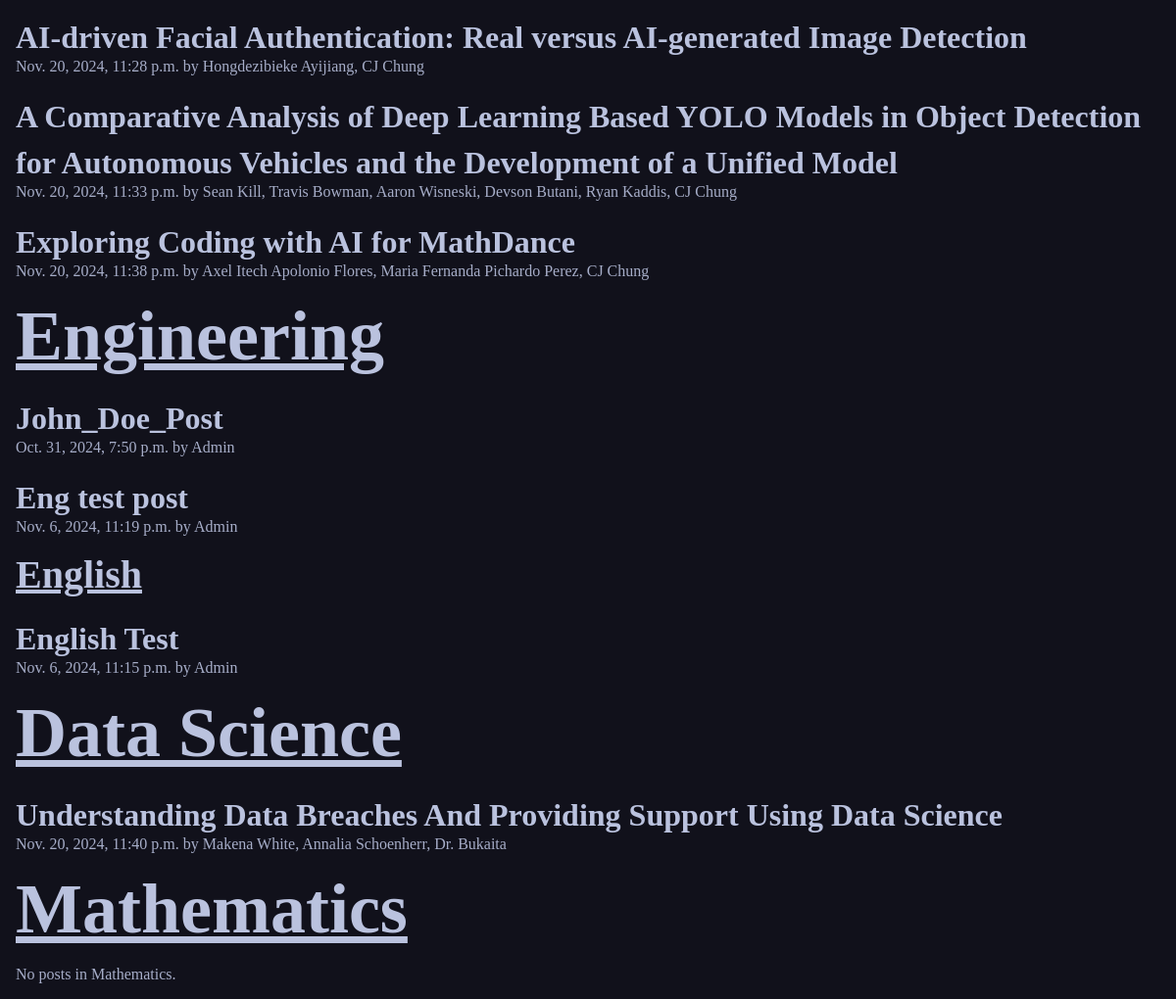
/posts/ (lower part), run on an earlier commit of the app's database.
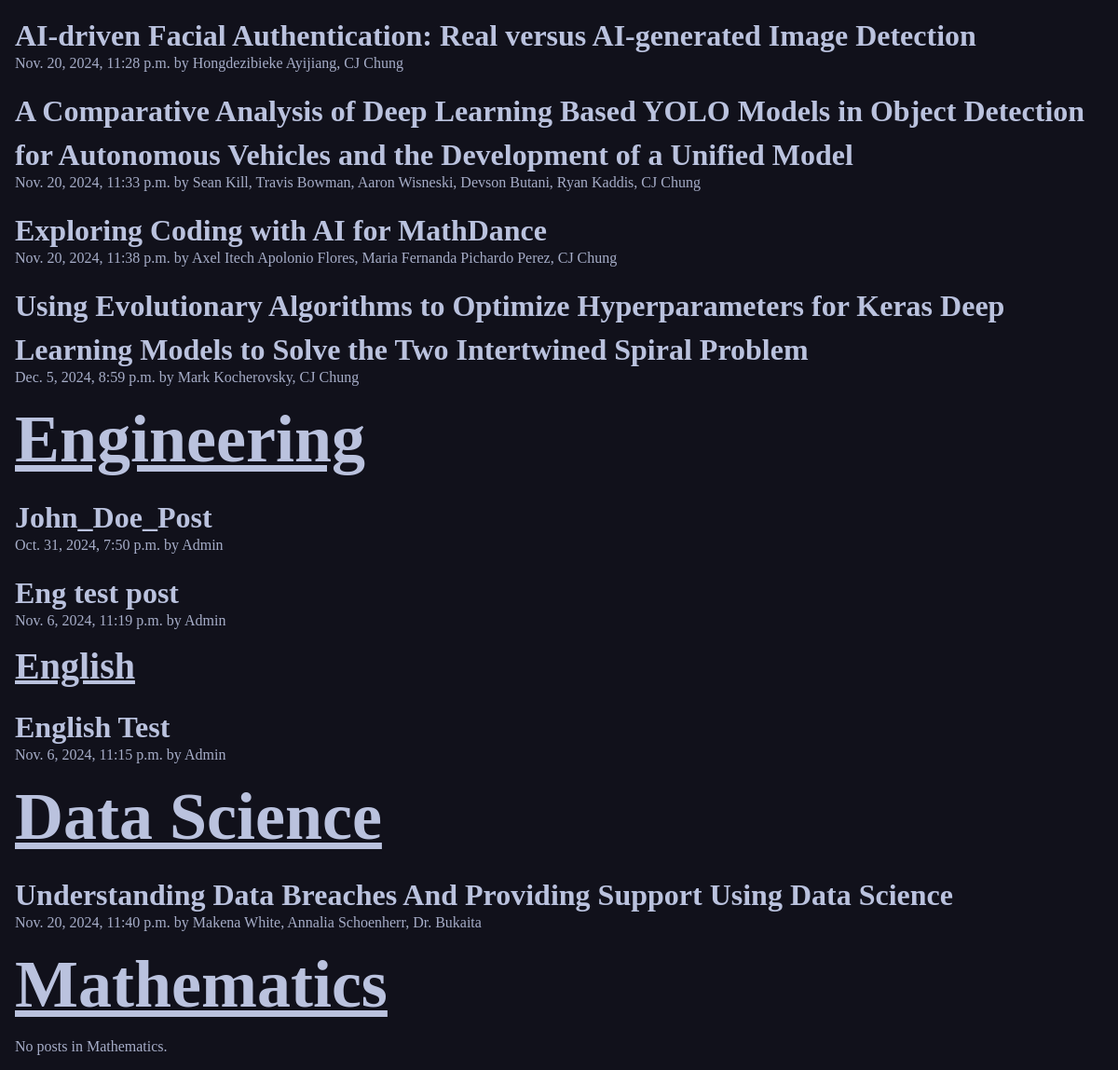
And on a later commit of the database.
### posts/models.py (models this page shows, shortened)
class Post(models.Model):
    title = models.CharField(max_length=255)
    authors = models.CharField(max_length=255, default=" ", help_text="Please use full names separated by commas")
    affiliation = models.CharField(max_length=255, default="LTU")
    keywords = models.CharField(max_length=255, default="Thesis", help_text="Please separate keywords by commas")
    abstract = models.TextField(help_text="Copy and Paste your abstract or introduction into this field")
    slug = AutoSlugField(populate_from='title', unique=True)
    subject = models.CharField(max_length=8, choices=SUBJECT_CHOICES, default='Computer Science')
    date = models.DateTimeField(auto_now_add=True)
    pdf_file = models.FileField()
    license = models.CharField(max_length=8, choices=LICENSE_CHOICES, default='CC BY')
    uploader = models.ForeignKey(User, on_delete=models.CASCADE, default=1)

### posts/views.py (the view)
# urls.py: path('', views.posts_list, name="list"),
def posts_list(request):
    cs_posts = Post.objects.filter(subject="CS")
    eng_posts = Post.objects.filter(subject="Eng")
    engl_posts = Post.objects.filter(subject="Engl")
    ds_posts = Post.objects.filter(subject="DS")
    math_posts = Post.objects.filter(subject="Math")
    return render(request, 'posts/posts_list.html', {
        'cs_posts': cs_posts,
        'eng_posts': eng_posts,
        'engl_posts': engl_posts,
        'ds_posts': ds_posts,
        'math_posts': math_posts
    })

### posts/templates/posts/posts_list.html (shortened to what this page needs)
{% extends 'layout.html' %}
{% block content %}
<section>
    {% for post in cs_posts %}
        <article class="post">
            <h2>
                <a class="post_title" href="{% url 'posts:page' slug=post.slug %}" style="color: #bac2de; font-size: 2rem;">
                    {{ post.title }}
                </a>
            </h2>
            <p>{{ post.date }} by {{ post.authors }}</p>
        </article>
    {% empty %}
        <p>No posts in Computer Science.</p>
    {% endfor %}
    <h1 class="post_label" style="color: #bac2de; font-size: 4.5rem; text-decoration: underline;">Engineering</h1>
    {% for post in eng_posts %}
        <article class="post">
            <h2>
                <a class="post_title" href="{% url 'posts:page' slug=post.slug %}" style="color: #bac2de; font-size: 2rem;">
                    {{ post.title }}
                </a>
            </h2>
            <p>{{ post.date }} by {{ post.authors }}</p>
        </article>
    {% empty %}
        <p>No posts in Engineering.</p>
    {% endfor %}
    <h1 class="post_label">English</h1>
    {% for post in engl_posts %}
        <article class="post">
            <h2>
                <a class="post_title" href="{% url 'posts:page' slug=post.slug %}" style="color: #bac2de; font-size: 2rem;">
                    {{ post.title }}
                </a>
            </h2>
            <p>{{ post.date }} by {{ post.authors }}</p>
        </article>
    {% empty %}
        <p>No posts in English.</p>
    {% endfor %}
    <h1 class="post_label" style="color: #bac2de; font-size: 4.5rem; text-decoration: underline;">Data Science</h1>
    {% for post in ds_posts %}
        <article class="post">
            <h2>
                <a class="post_title" href="{% url 'posts:page' slug=post.slug %}" style="color: #bac2de; font-size: 2rem;">
                    {{ post.title }}
                </a>
            </h2>
            <p>{{ post.date }} by {{ post.authors }}</p>
        </article>
    {% empty %}
        <p>No posts in Data Science.</p>
    {% endfor %}
    <h1 class="post_label" style="color: #bac2de; font-size: 4.5rem; text-decoration: underline;">Mathematics</h1>
    {% for post in math_posts %}
        <article class="post">
            <h2>
                <a class="post_title" href="{% url 'posts:page' slug=post.slug %}" style="color: #bac2de; font-size: 2rem;">
                    {{ post.title }}
                </a>
            </h2>
            <p>{{ post.date }} by {{ post.authors }}</p>
            <p>{{ post.body }}</p>
        </article>
    {% empty %}
        <p>No posts in Mathematics.</p>
    {% endfor %}
</section>
{% endblock %}

What changed in the data, as far as the page shows it:
added Post: title "Using Evolutionary Algorithms to Optimize Hyperparameters for Keras Deep Learning Models to Solve the Two Intertwined Spiral Problem", date "Dec. 5, 2024, 8:59 p.m.", authors "Mark Kocherovsky, CJ Chung"
